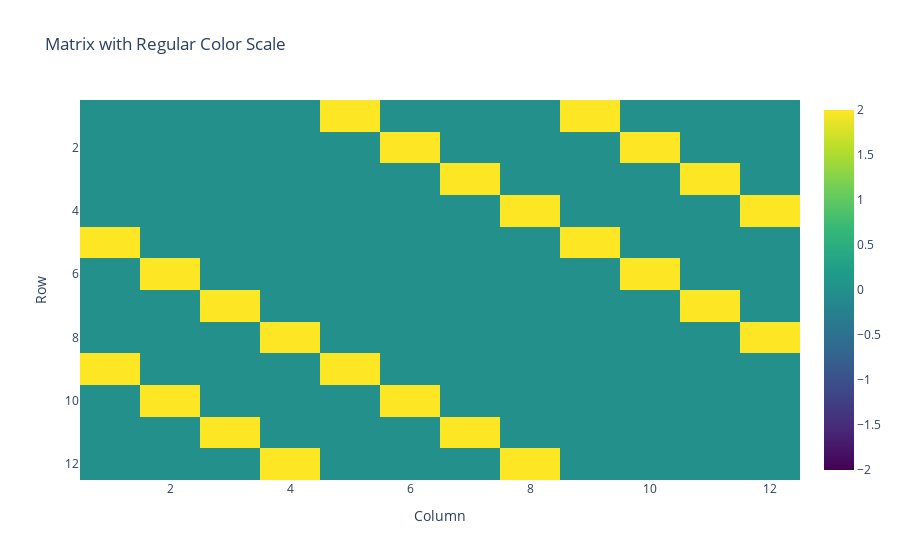

The cell this chart's notebook holds for it:
### Markdown cell above
## Function to generate matrix __G__ containing the dispersal of the local communities

### Code cell
import numpy as np

def get_mij(L, S, m):
    """
    Assemble metacommunity immigration matrix (off diagonal) 
    """
    m_ij = np.zeros((S * L, S * L))
    
    row_taxa = np.tile(np.arange(S), (L * S, 1))
    col_taxa = row_taxa.T
    
    x = np.repeat(np.arange(L), S)
    row_subcom = np.tile(x, (L * S, 1))
    col_subcom = row_subcom.T
    
    for i in range(S * L):
        for j in range(S * L):
            is_different_subcom = row_subcom[i, j] != col_subcom[i, j]
            is_same_taxa = row_taxa[i % S, j % S] == col_taxa[i % S, j % S]
            is_disperal = is_different_subcom and is_same_taxa
            
            if is_disperal:
                m_ij[i, j] = m / (L - 1)
    
    return m_ij

# Example usage
L=3
m=4
S=4
m_ij=get_mij(L,S,m)
plot_matrix(m_ij)

### Figure 1 — Plotly figure (JSON) as saved in the notebook; plotly's stock layout.template omitted (floating-point values rounded to 4 significant figures; data arrays with more than 128 entries replaced by an {"elided": "..."} marker saying what was removed)
{"data": [{"colorscale": [[0, "#440154"], [0.1111, "#482878"], [0.2222, "#3e4989"], [0.3333, "#31688e"], [0.4444, "#26828e"], [0.5556, "#1f9e89"], [0.6667, "#35b779"], [0.7778, "#6ece58"], [0.8889, "#b5de2b"], [1, "#fde725"]], "type": "heatmap", "x": [1, 2, 3, 4, 5, 6, 7, 8, 9, 10, 11, 12], "y": [1, 2, 3, 4, 5, 6, 7, 8, 9, 10, 11, 12], "z": {"elided": "12x12 int values"}, "zmid": 0}], "layout": {"title": {"text": "Matrix with Regular Color Scale"}, "xaxis": {"title": {"text": "Column"}}, "yaxis": {"autorange": "reversed", "title": {"text": "Row"}}}}
